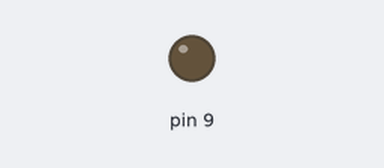
A sketch run on a simulated Arduino Uno, built with avr-gcc and run on an emulated ATmega328P. On the bench: output pins drawn as LEDs (lit = HIGH).

Above: at 1.6 s.
At 6.1 s:
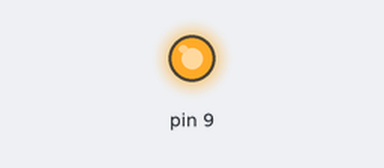
Timing chart, 0 to 6.9 s (numbered marks = the images above):
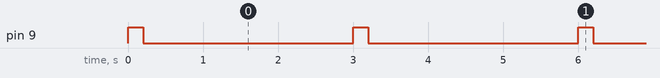

Measured:
- by itself, pin 9: alternates HIGH for 0.20 s and LOW for 2.8 s

The sketch:

glorious_wluff1.ino
```cpp
// C++ code
//
void setup()
{
  pinMode(9, OUTPUT);
}

void loop()
{
  digitalWrite(9, HIGH);
  delay(200); // ligado por 1000 millisecond(s)
  digitalWrite(9, LOW);
  delay(100); // Apagado 1000 millisecond(s)

 digitalWrite(7, HIGH);
  delay(200); // ligado por 1000 millisecond(s)
  digitalWrite(7, LOW);
  delay(300); // Apagado 1000 millisecond(s)

  digitalWrite(10, HIGH);
  delay(400); // ligado por 1000 millisecond(s)
  digitalWrite(10, LOW);
  delay(500); // Apagado 1000 millisecond(s)

  digitalWrite(13, HIGH);
  delay(600); // ligado por 1000 millisecond(s)
  digitalWrite(13, LOW);
  delay(700); // Apagado 1000 millisecond(s)

}
```
